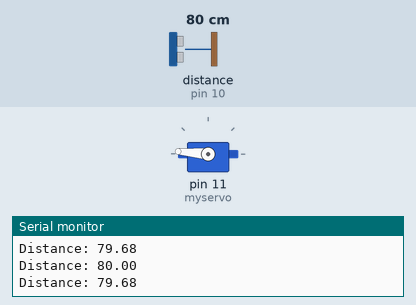
A sketch run on a simulated Arduino Uno, built with avr-gcc and run on an emulated ATmega328P. Parts: servo, the last lines printed to the serial monitor. Wiring (inferred from the names in the program): ultrasonic range finder: trigger pin 9; echo pin 10. The inputs (shaded band) are chosen by the test bench; at power-on: distance to the obstacle (sensor on pin 10) 80 cm. The echo pulse lasts 58.3 µs per cm.

Above: at 1.06 s.
1.3 s: distance to the obstacle (sensor on pin 10) set to 2 cm
At 2.0 s:
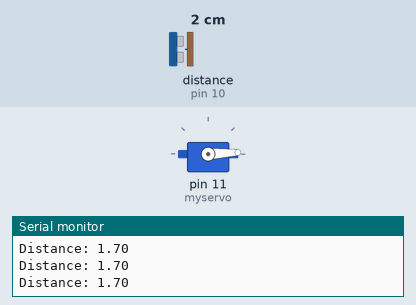
2.8 s: distance to the obstacle (sensor on pin 10) set to 18 cm
At 3.14 s:
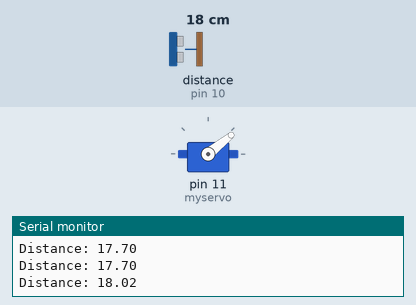
5.8 s: distance to the obstacle (sensor on pin 10) set to 35 cm
8.8 s: distance to the obstacle (sensor on pin 10) set to 60 cm
11.8 s: distance to the obstacle (sensor on pin 10) set to 120 cm
At 12.8 s:
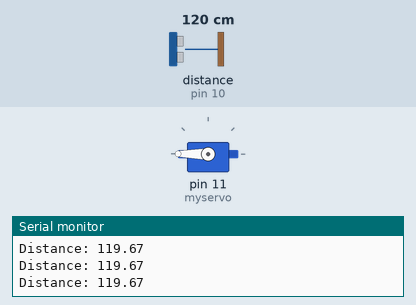
Timing chart, 0 to 14.3 s (numbered marks = the images above; inputs shaded):
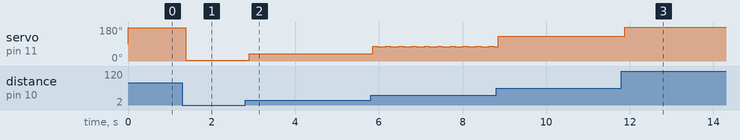

Measured:
- after the input at 2.8 s, servo on pin 11 (myservo): alternates 39° for 0.10 s and 38° for 0.20 s, starting after 0.09 s

The sketch:

sketch.ino
```cpp
//importing the libraries

#include <Servo.h>

//associating the pins to variables

const int trigPin = 9;
const int echoPin = 10;

//defining the servo and a variable to store it's target position

Servo myservo;
int pos = 0;

//those will help us later

float duration, distance;

//actions that happen once the board is powered

void setup() {
 pinMode(trigPin, OUTPUT); //set this pin as output
 pinMode(echoPin, INPUT);  //set this pin as input
 Serial.begin(9600); //starting the serial communication
 myservo.attach(11); //attaching the servo on pin 11
}

//starting the main loop

void loop() {

//clearing the voltage on the trig pin

 digitalWrite(trigPin, LOW);
 delayMicroseconds(2);

//setting the trig pin on high for 10 micro seconds
 digitalWrite(trigPin, HIGH);
 delayMicroseconds(10);
 digitalWrite(trigPin, LOW);

//reading the pin -- returns the duration
 duration = pulseIn(echoPin, HIGH);

 //calculating the actual distance
 distance = (duration*.0343)/2;

 //outputing the distance in Serial Monitor
 Serial.print("Distance: ");
 Serial.println(distance);

 /* The sensor has a 400cm range while the servo
    only has a 180 degrees turn. In conclusion, each
    degree is equal to ~2.2cm (400/180), but the servo
    will only recive integer values and that's why we
    are converting it into an "int"
    */
 myservo.write((int)(distance*2.2));

 //now waiting before the next loop

 delay(100);
}
```
